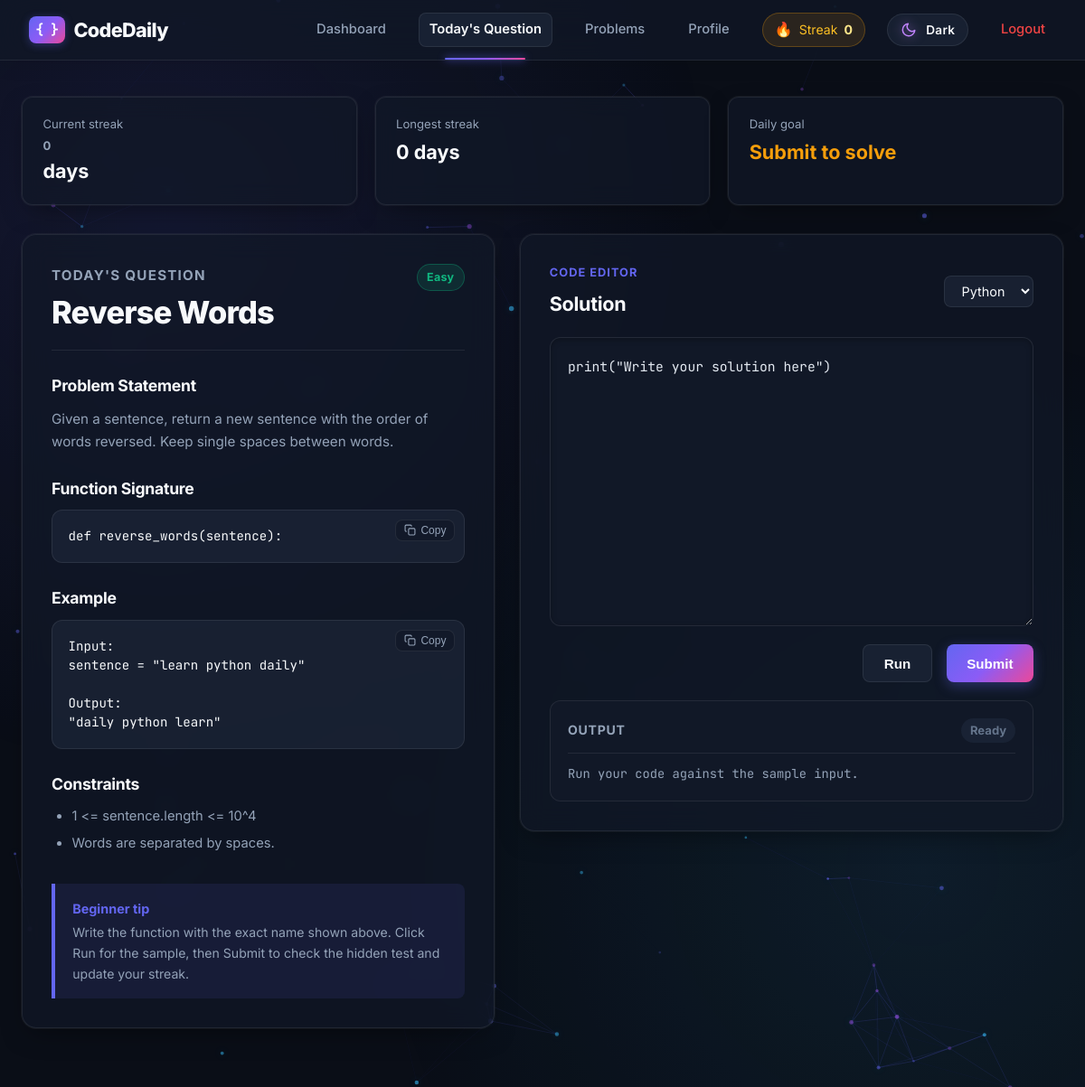
Screenshot of /daily-question (signed in) with the database file from the repository.
### tables this page shows
CREATE TABLE questions (
                id INTEGER PRIMARY KEY AUTOINCREMENT,
                title TEXT NOT NULL,
                difficulty TEXT NOT NULL,
                description TEXT NOT NULL,
                example_input TEXT NOT NULL,
                example_output TEXT NOT NULL,
                constraints_json TEXT NOT NULL DEFAULT '[]',
                function_signature TEXT,
                hidden_input TEXT,
                hidden_output TEXT,
                source TEXT NOT NULL DEFAULT 'seed',
                created_at TEXT NOT NULL DEFAULT CURRENT_TIMESTAMP
            );

### app.py (the view)
@app.route("/daily-question")
@login_required
def daily_question():
    question, error = get_or_create_daily_question(get_question_from_ai)
    return render_template(
        "daily_question.html",
        question=question,
        error=error,
        page_label="Today's Question",
        stats=user_stats(session["user_id"]),
        is_daily=True,
    )

### app.py (called while the page is built)
def login_required(view):
    @wraps(view)
    def wrapped(*args, **kwargs):
        if "user_id" not in session:
            return redirect(url_for("login"))
        return view(*args, **kwargs)
    return wrapped

@app.context_processor
def inject_user():
    if not session.get("user_id"):
        return {"current_user": None, "current_stats": None}
    user = get_user(session["user_id"])
    return {"current_user": user, "current_stats": user_stats(session["user_id"])}

### database.py (called while the page is built, shortened)
def get_db():
    conn = sqlite3.connect(DATABASE)
    conn.row_factory = sqlite3.Row
    return conn

def row_to_question(row):
    if row is None:
        return None
    item = dict(row)
    item["constraints"] = json.loads(item.pop("constraints_json") or "[]")
    return item

def get_user(user_id):
    with get_db() as conn:
        return conn.execute("SELECT * FROM users WHERE id = ?", (user_id,)).fetchone()

def get_or_create_daily_question(question_data_factory):
    today = date.today().isoformat()
    with get_db() as conn:
        row = conn.execute(
            """
            SELECT q.* FROM daily_questions d
            JOIN questions q ON q.id = d.question_id
            WHERE d.question_date = ?
            """,
            (today,),
        ).fetchone()
        if row:
            return row_to_question(row), None

### templates/daily_question.html (shortened to what this page needs)
{% extends "base.html" %}
{% block content %}
{% if error %}
<section class="empty-state">
    <h1>Today's question is not available yet</h1>
    <p>{{ error }}</p>
</section>
{% else %}
<section class="daily-summary">
    <article>
        <span>Current streak</span>
        <strong><span class="js-streak-count">{{ stats.current_streak if stats else 0 }}</span> days</strong>
    </article>
    <article>
        <span>Longest streak</span>
        <strong>{{ stats.longest_streak if stats else 0 }} days</strong>
    </article>
    <article class="{{ 'done' if stats and stats.today_solved else 'pending' }}">
        <span>{{ "Daily goal" if is_daily else "Practice mode" }}</span>
        <strong class="js-today-status">{{ "Solved" if stats and stats.today_solved else ("Submit to solve" if is_daily else "Extra practice") }}</strong>
    </article>
</section>
<section class="coding-layout"
         data-question-id="{{ question.id }}"
         data-is-daily="{{ 'true' if is_daily else 'false' }}"
         data-function-signature="{{ question.function_signature or '' }}">
    <article class="problem-panel">
        <div class="problem-header">
            <div>
                <p class="eyebrow">{{ page_label or "Coding Problem" }}</p>
                <h1>{{ question.title }}</h1>
            </div>
            <span class="difficulty {{ question.difficulty|lower }}">{{ question.difficulty }}</span>
        </div>
        <h2>Problem Statement</h2>
        <p>{{ question.description }}</p>
        {% if question.function_signature %}
        <h2>Function Signature</h2>
        <pre>{{ question.function_signature }}</pre>
        {% endif %}
        <h2>Example</h2>
        <pre>Input:
{{ question.example_input }}
Output:
{{ question.example_output }}</pre>
        {% if question.constraints %}
        <h2>Constraints</h2>
        <ul>
            {% for constraint in question.constraints %}
            <li>{{ constraint }}</li>
            {% endfor %}
        </ul>
        {% endif %}
        <div class="beginner-note">
            <strong>Beginner tip</strong>
            <p>Write the function with the exact name shown above. Click Run for the sample, then Submit to check the hidden test and update your streak.</p>
        </div>
    </article>
    <article class="editor-panel">
        <div class="editor-toolbar">
            <div>
                <p class="eyebrow">Code editor</p>
                <h2>Solution</h2>
            </div>
            <select id="language" aria-label="Language">
                <option value="python">Python</option>
            </select>
        </div>
        <textarea id="source-code" class="code-editor" spellcheck="false">print("Write your solution here")</textarea>
        <div class="editor-actions">
            <button id="run-btn" class="secondary-btn" type="button">Run</button>
            <button id="submit-btn" class="primary-btn" type="button">Submit</button>
        </div>
        <div class="result-box" id="result-box">
            <div class="result-meta">
                <strong>Output</strong>
                <span id="verdict">Ready</span>
            </div>
            <pre id="output">Run your code against the sample input.</pre>
        </div>
    </article>
</section>
{% endif %}
{% endblock %}

### rows the page displays
questions: title "Reverse Words", difficulty "Easy", description "Given a sentence, return a new sentence with the order of words reversed. Keep single spaces between words.", function_signature "def reverse_words(sentence):", example_input "sentence = \"learn python daily\"", example_output "\"daily python learn\""

### other values shown
{{ current_stats.current_streak if current_stats else 0 }} "0"
{{ stats.current_streak if stats else 0 }} "0"
{{ stats.longest_streak if stats else 0 }} "0"
{{ "Daily goal" if is_daily else "Practice mode" }} "Daily goal"
{{ page_label or "Coding Problem" }} "TODAY'S QUESTION"
{{ constraint }} "1 <= sentence.length <= 10^4" "Words are separated by spaces."
